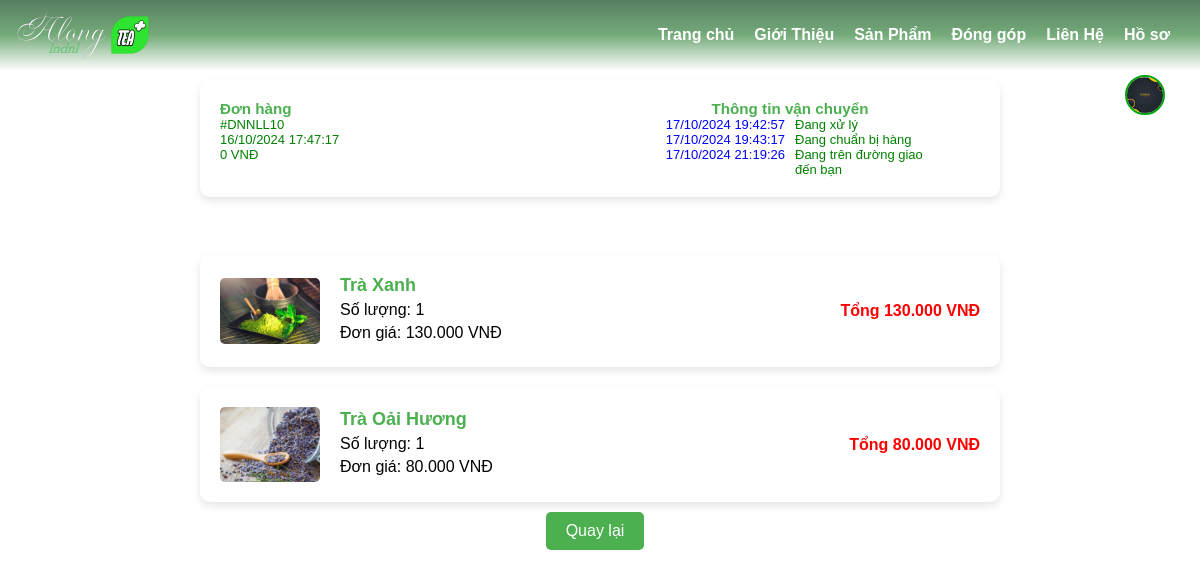
Page /fontend/chitietdonhang.php?madonhang=10 (signed in) on the committed database.
### tables this page shows
CREATE TABLE `donhang` (
  `madonhang` int(11) NOT NULL,
  `makhachhang` int(11) DEFAULT NULL,
  `tongtien` decimal(10,2) DEFAULT NULL,
  `ngaytao` datetime DEFAULT NULL,
  `tinhtrang` varchar(255) DEFAULT NULL
);

CREATE TABLE `tinhtrang` (
  `matinhtrang` int(11) NOT NULL,
  `madonhang` int(11) DEFAULT NULL,
  `tinhtrang` varchar(255) DEFAULT NULL,
  `ngaytao` datetime DEFAULT NULL
);

CREATE TABLE `chitietdonhang` (
  `machitietdonhang` int(11) NOT NULL,
  `madonhang` int(11) DEFAULT NULL,
  `masanpham` int(11) DEFAULT NULL,
  `hinhanh1` varchar(255) DEFAULT NULL,
  `tensanpham` varchar(255) DEFAULT NULL,
  `soluong` int(11) DEFAULT NULL,
  `tongtien` decimal(10,2) DEFAULT NULL
);

CREATE TABLE `sanpham` (
  `masanpham` int(11) NOT NULL,
  `tensanpham` varchar(255) NOT NULL,
  `tenloai` varchar(100) DEFAULT NULL,
  `maloai` int(11) DEFAULT NULL,
  `gia` decimal(10,2) NOT NULL,
  `trongluong` decimal(5,2) NOT NULL,
  `soluong` int(11) NOT NULL,
  `hinhanh1` varchar(255) DEFAULT NULL,
  `hinhanh2` varchar(255) DEFAULT NULL,
  `hinhanh3` varchar(255) DEFAULT NULL,
  `mota1` text DEFAULT NULL,
  `mota2` text DEFAULT NULL,
  `mota3` text DEFAULT NULL,
  `mota4` text DEFAULT NULL,
  `motachitiet` text DEFAULT NULL,
  `luotmua` int(11) DEFAULT 0,
  `trangthai` tinyint(1) DEFAULT 1,
  `ghim` tinyint(1) DEFAULT 0
);

### fontend/chitietdonhang.php (the view, shortened to what this page needs)
<!DOCTYPE html>
<html lang="vi">
<head>
</head>
<body>
<?php
$khachhang = isset($_SESSION['khachhang']) ? $_SESSION['khachhang'] : null;
$host = 'localhost';
$db = 'qltra';
$user = 'root';
$pass = '';
$port ='3406';
$mysqli = new mysqli($host, $user, $pass, $db, $port);
$makhachhang = $khachhang['makhachhang'];
$madonhang = isset($_GET['madonhang']) ? intval($_GET['madonhang']) : 0;
$sql = "
    SELECT dh.madonhang, dh.ngaytao, dh.tongtien, tt.tinhtrang, MIN(sp.hinhanh1) AS hinhanh1
    FROM donhang dh
    JOIN chitietdonhang ctdh ON dh.madonhang = ctdh.madonhang
    JOIN sanpham sp ON ctdh.masanpham = sp.masanpham
    LEFT JOIN tinhtrang tt ON dh.madonhang = tt.madonhang
    WHERE dh.makhachhang = ? AND dh.madonhang = ?
    GROUP BY dh.madonhang
    ORDER BY dh.ngaytao DESC";
$stmt = $mysqli->prepare($sql);
$stmt->bind_param("ii", $makhachhang, $madonhang);
$stmt->execute();
$result = $stmt->get_result();
if ($result->num_rows > 0) {
    while ($row = $result->fetch_assoc()) {
        ?>
        <div class="or-der">
        <div class="tuy-chon" style="display: flex; justify-content: space-between;width:100%">
    <div style="flex: 1; display: flex; flex-direction: column; align-items: left;">
        <h3>Đơn hàng</h3>
        <div>#DNNLL<?php echo $row['madonhang']; ?></div>
        <div><?php echo date("d/m/Y H:i:s", strtotime($row['ngaytao'])); ?></div>
        <div><?php echo number_format($row['tongtien'], 0, ',', '.'); ?> VNĐ</div>
    </div>
    <div style="flex: 1; display: flex; flex-direction: column; align-items:center;">
        <h3>Thông tin vận chuyển</h3>
        <ul style="list-style-type: none; padding: 0;">
            <?php
            $sql_tinhtrang = "SELECT tinhtrang, ngaytao FROM tinhtrang WHERE madonhang = ?";
            $stmt_tinhtrang = $mysqli->prepare($sql_tinhtrang);
            $stmt_tinhtrang->bind_param("i", $row['madonhang']);
            $stmt_tinhtrang->execute();
            $result_tinhtrang = $stmt_tinhtrang->get_result();
            if ($result_tinhtrang->num_rows > 0) {
                while ($row_tinhtrang = $result_tinhtrang->fetch_assoc()) {
                    if (!empty($row_tinhtrang["tinhtrang"])) {
                        echo "<li style='display: flex; justify-content: space-between;'>";
                        echo "<div style='flex: 1; text-align: right; margin-right:10px;color:blue;'>".date("d/m/Y H:i:s", strtotime($row_tinhtrang["ngaytao"]))."</div>";
                        echo "<div style='flex: 1; text-align: left;'>".$row_tinhtrang["tinhtrang"]."</div>";
                        echo "</li>";
                    }
                }
            } else {
                echo "<li>Không có tình trạng nào cho đơn hàng này.</li>";
            }
            ?>
        </ul>
    </div>
</div>
            </div>
        <?php
    }
} else {
    echo "Không có đơn hàng nào.";
}
include('header.php');
?>
<div class="order-details">
<?php
$host = 'localhost';
$db = 'qltra';
$user = 'root';
$pass = '';
$mysqli = new mysqli($host, $user, $pass, $db);
$madonhang = isset($_GET['madonhang']) ? intval($_GET['madonhang']) : 0;
$sql = "
    SELECT sp.masanpham, sp.tensanpham, sp.hinhanh1, ctdh.soluong, ctdh.tongtien
    FROM chitietdonhang ctdh
    JOIN sanpham sp ON ctdh.masanpham = sp.masanpham
    WHERE ctdh.madonhang = $madonhang";
$result = $mysqli->query($sql);
 if ($result->num_rows > 0) { ?>
             <h4>Chi tiết đơn hàng #DNNLL<?php echo $madonhang; ?></h4>
             <?php while ($row = $result->fetch_assoc()) { ?>
                <div class="order-item" >
                <img src="uploads/<?php echo $row['hinhanh1']; ?>" alt="Hình ảnh sản phẩm" onclick="window.location.href='chitietsanpham.php?masanpham=<?php echo $row['masanpham']; ?>'">
        <div class="order-info">
            <h2><?php echo $row['tensanpham']; ?></h2>
            <p>Số lượng: <?php echo $row['soluong']; ?></p>
            <p>Đơn giá: <?php echo number_format($row['tongtien'], 0, ',', '.'); ?> VNĐ</p>
        </div>
        <div style="text-align: right;">
    <div class="order-price">
        Tổng
        <?php
            $thanhtien = $row['soluong'] * $row['tongtien'];
            echo number_format($thanhtien, 0, ',', '.');
        ?> VNĐ
    </div>
</div>
    </div>
<?php } ?>
    <?php } else { ?>
        <p class="no-items">Không có sản phẩm nào trong đơn hàng này.</p>
    <?php } ?>
</div>
<div style="text-align:center;display:flex; align-items:center; justify-content:center;">
<div class="tuychon">
    <button class="back-button" onclick="window.history.back()">Quay lại</button>
</div>
</div>
</body>
</html>

### fontend/header.php (shortened to what this page needs)
<header class="header">
    <div class="logo">
        <h2><img class="logo" src="uploads/logo5.png" onclick="window.location.href='index.php';"></h2>
    </div>
    <nav class="navbar">
        <ul>
            <li><a href="index.php">Trang chủ</a></li>
            <li><a href="index.php#about-section">Giới Thiệu</a></li>
            <li><a href="sanpham.php">Sản Phẩm</a></li>
            <li><a href="index.php#customer-section">Đóng góp</a></li>
            <li><a href="index.php#contact-section">Liên Hệ</a></li>
            <li><a href="hoso.php">Hồ sơ</a></li>
        </ul>
    </nav>
</header>
<?php if (isset($khachhang)): ?>
    <div class="avatar-menu">
        <?php
    $avatar = !empty($khachhang['avatar']) ? $khachhang['avatar'] : 'uploads/user.png';
        ?>
<img id="customer-avatar" src="<?php echo $avatar; ?>" alt="Avatar" class="menu-icon avatar" onclick="toggleMenu()">
    </div>
<?php endif; ?>

### fontend/chitietdonhang.php (style rules this page uses)
body { overflow-y: scroll; }
body { font-family: Arial, sans-serif; margin: 0; padding: 0; padding-top:80px; padding-bottom:20px; background: url('uploads/nenmo2.png') no-repeat center top/cover; }
* { box-sizing: border-box; margin: 0; padding: 0; }
h4 { text-align: center; color: white; margin-bottom: 10px; }
.order-details { display: flex; flex-direction: column; align-items: center; }
.order-item { background-color: #fff; box-shadow: 0 4px 8px rgba(0, 0, 0, 0.1); border-radius: 10px; margin: 10px; padding: 20px; width: 90%; max-width: 800px; display: flex; justify-content: space-between; align-items: center; display: flex; justify-content: space-between; align-items: center; }
.or-der { background-color: #fff; box-shadow: 0 4px 8px rgba(0, 0, 0, 0.1); border-radius: 10px; margin: 0 auto; margin-bottom: 20px; padding: 20px; width: 90%; max-width: 800px; display: flex; justify-content: space-between; align-items: center; font-size:13px; color: green; }
.order-item img { max-width: 100px; height: auto; border-radius: 5px; }
.order-info { flex: 1; padding-left: 20px; }
.order-info h2 { margin: 0; font-size: 18px; color: #4CAF50; }
.order-info p { margin: 5px 0; }
.order-price { font-weight: bold; color: red; }
.back-button { padding: 10px 20px; background-color: #4CAF50; color: white; border: none; cursor: pointer; border-radius: 5px; text-align: center; margin-right: 10px; }
h3 { color: #4CAF50; }
button { background-color: #4CAF50; color: white; border: none; border-radius: 4px; padding: 10px 20px; cursor: pointer; transition: background-color 0.3s; font-size: 1em; }
.tuychon { display: flex; justify-content: center; align-items: center; width: 100%; text-align: justify; gap:20px; }

### rows in the picture
donhang: madonhang "10", ngaytao "16/10/2024 17:47:17", tongtien "0"
tinhtrang: ngaytao "17/10/2024 19:42:57", tinhtrang "Đang xử lý"
tinhtrang: ngaytao "17/10/2024 19:43:17", tinhtrang "Đang chuẩn bị hàng"
tinhtrang: ngaytao "17/10/2024 21:19:26", tinhtrang "Đang trên đường giao đến bạn"
chitietdonhang: masanpham.hinhanh1 (picture), masanpham.tensanpham "Trà Xanh", soluong "1", tongtien "130.000", thanhtien "130.000"
chitietdonhang: masanpham.hinhanh1 (picture), masanpham.tensanpham "Trà Oải Hương", soluong "1", tongtien "80.000", thanhtien "80.000"
